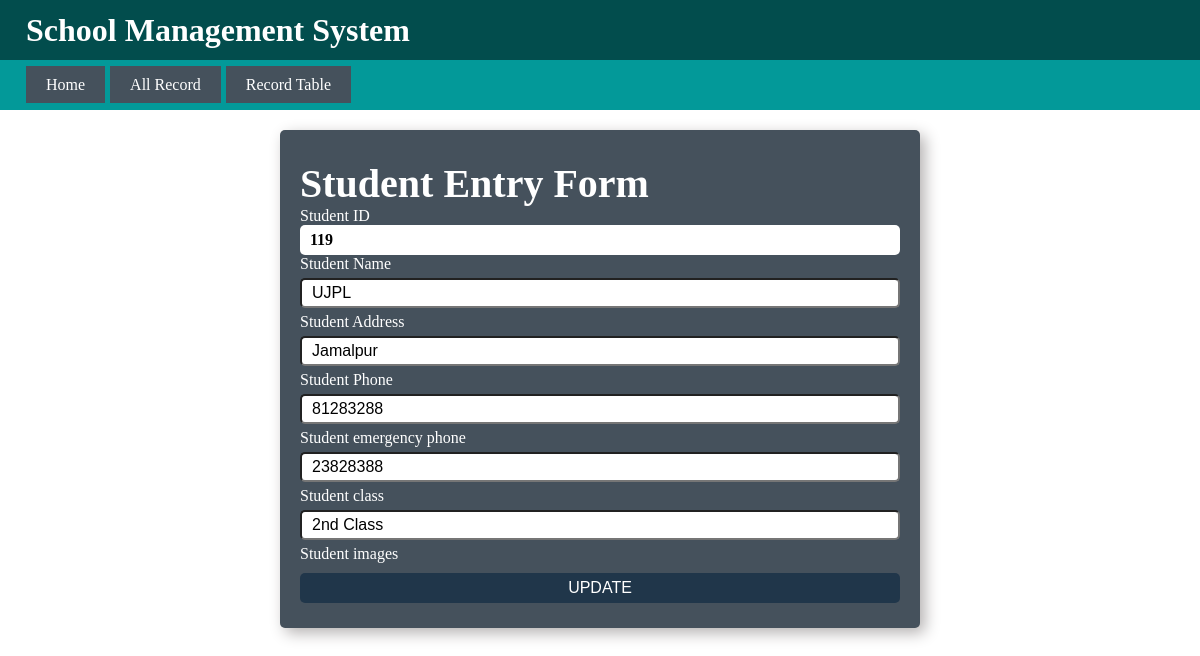
The app's page /userinfoedit/119/, older data.
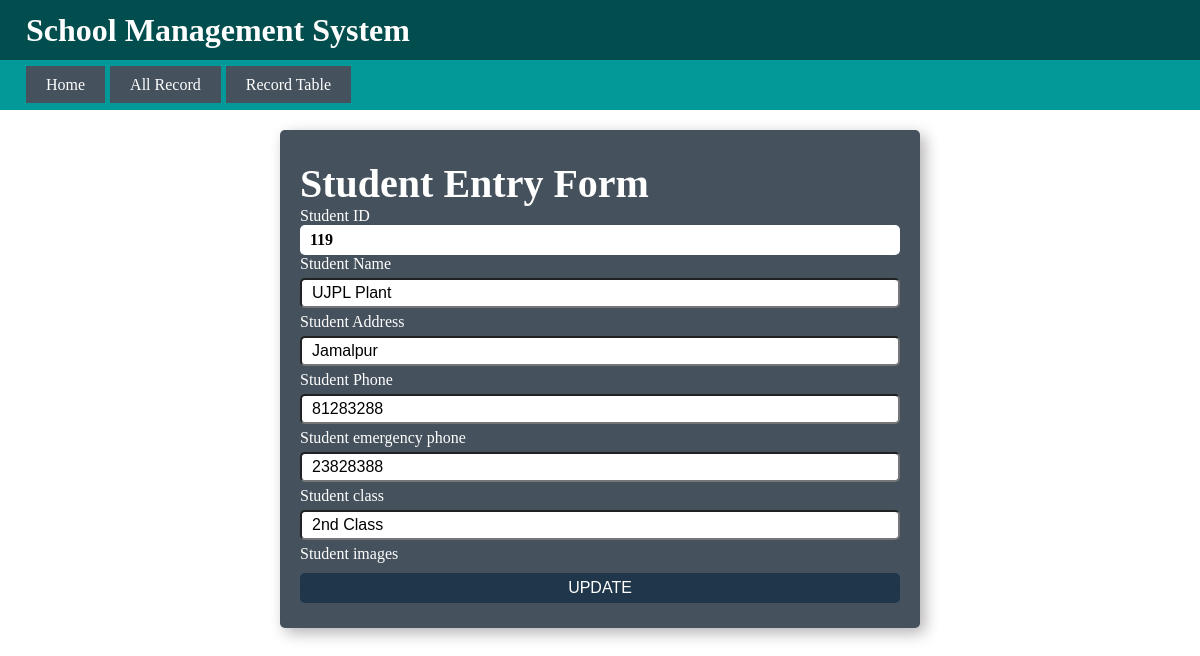
The same page, newer data.
### form/models.py (models this page shows)
class studeninfo(models.Model):
    stu_id          = models.IntegerField(unique=True)
    stu_name        = models.CharField(max_length=100)
    stu_dob         = models.DateField(max_length=15)
    stu_address     = models.CharField(max_length=200)
    stu_phone       = models.CharField(max_length=20)
    stu_em_phone    = models.CharField(max_length=20)
    stu_class       = models.CharField(max_length=20)
    stu_img         = models.ImageField(null=True, blank=True, upload_to='images/')

### form/views.py (the view)
# urls.py: path('userinfoedit/<int:stdid>/', views.userinfoedit, name='userinfoedit'),
def userinfoedit(request, stdid):
    usr = studeninfo.objects.get(stu_id=stdid)
    return render(request, 'editform.html', {'usr': usr})

### templates/editform.html (shortened to what this page needs)
{% extends 'base.html' %} {% load static %} {% block title %}Entry Form{% endblock title %} {% block templates %}
<div class="container">
  <div class="entry-form">
    <form action="{% url 'update' stdid=usr.stu_id %}" method="POST" enctype="multipart/form-data">
      <h1>Student entry form</h1>
      {% if usr %}
      <div class="input-section">
        <label for="stid">Student ID</label>
        <h3>{{ usr.stu_id }}</h3>
      </div>
      <div class="input-section">
        <label for="">Student Name</label>
        <input type="text" name="stdName" id="" required placeholder="Student Name" value="{{ usr.stu_name }}" />
      </div>
      <div class="input-section">
        <label for="">Student Address</label>
        <input type="text" name="stdAdd" id="" placeholder="Student Address" value="{{ usr.stu_address }}" />
      </div>
      <div class="input-section">
        <label for="">Student Phone</label>
        <input type="text" name="stdPhone" id="" required placeholder="Student Phone" value="{{ usr.stu_phone }}" />
      </div>
      <div class="input-section">
        <label for="">Student emergency phone</label>
        <input
          type="text"
          name="stdEmPhone"
          id=""
          placeholder="Student emergency phone"
          value="{{ usr.stu_em_phone }}"
        />
      </div>
      <div class="input-section">
        <label for="">Student class</label>
        <input type="text" name="stdClass" id="" placeholder="Student class" value="{{ usr.stu_class }}" />
      </div>
      <div class="input-section">
        <label for="">Student images</label>
      </div>
      {% endif %}
      <div class="input-section">
        <input type="submit" name="submit" id="" value="Update" />
      </div>
    </form>
  </div>
</div>
{% endblock templates %}

Row changes from the older to the newer data that the page shows:
changed studeninfo "Jamalpur": stdName "UJPL" → "UJPL Plant"
